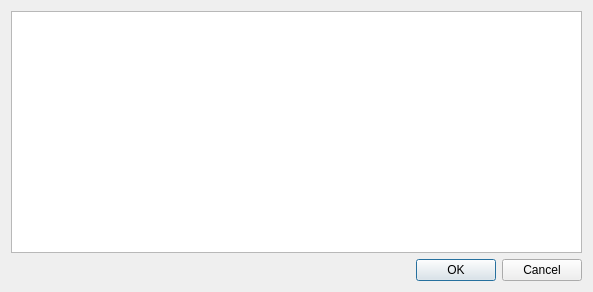
<?xml version="1.0" encoding="UTF-8"?>
<ui version="4.0">
 <class>informationDialog</class>
 <widget class="QDialog" name="informationDialog">
  <property name="geometry">
   <rect>
    <x>0</x>
    <y>0</y>
    <width>593</width>
    <height>292</height>
   </rect>
  </property>
  <property name="windowTitle">
   <string>Dialog</string>
  </property>
  <layout class="QVBoxLayout" name="verticalLayout">
   <item>
    <widget class="QTextEdit" name="textEdit">
     <property name="font">
      <font>
       <family>Monospac821 BT</family>
       <pointsize>10</pointsize>
      </font>
     </property>
     <property name="textInteractionFlags">
      <set>Qt::TextSelectableByKeyboard|Qt::TextSelectableByMouse</set>
     </property>
    </widget>
   </item>
   <item>
    <widget class="QDialogButtonBox" name="buttonBox">
     <property name="orientation">
      <enum>Qt::Horizontal</enum>
     </property>
     <property name="standardButtons">
      <set>QDialogButtonBox::Cancel|QDialogButtonBox::Ok</set>
     </property>
    </widget>
   </item>
  </layout>
 </widget>
 <resources/>
 <connections>
  <connection>
   <sender>buttonBox</sender>
   <signal>accepted()</signal>
   <receiver>informationDialog</receiver>
   <slot>accept()</slot>
   <hints>
    <hint type="sourcelabel">
     <x>248</x>
     <y>254</y>
    </hint>
    <hint type="destinationlabel">
     <x>157</x>
     <y>274</y>
    </hint>
   </hints>
  </connection>
  <connection>
   <sender>buttonBox</sender>
   <signal>rejected()</signal>
   <receiver>informationDialog</receiver>
   <slot>reject()</slot>
   <hints>
    <hint type="sourcelabel">
     <x>316</x>
     <y>260</y>
    </hint>
    <hint type="destinationlabel">
     <x>286</x>
     <y>274</y>
    </hint>
   </hints>
  </connection>
 </connections>
</ui>
